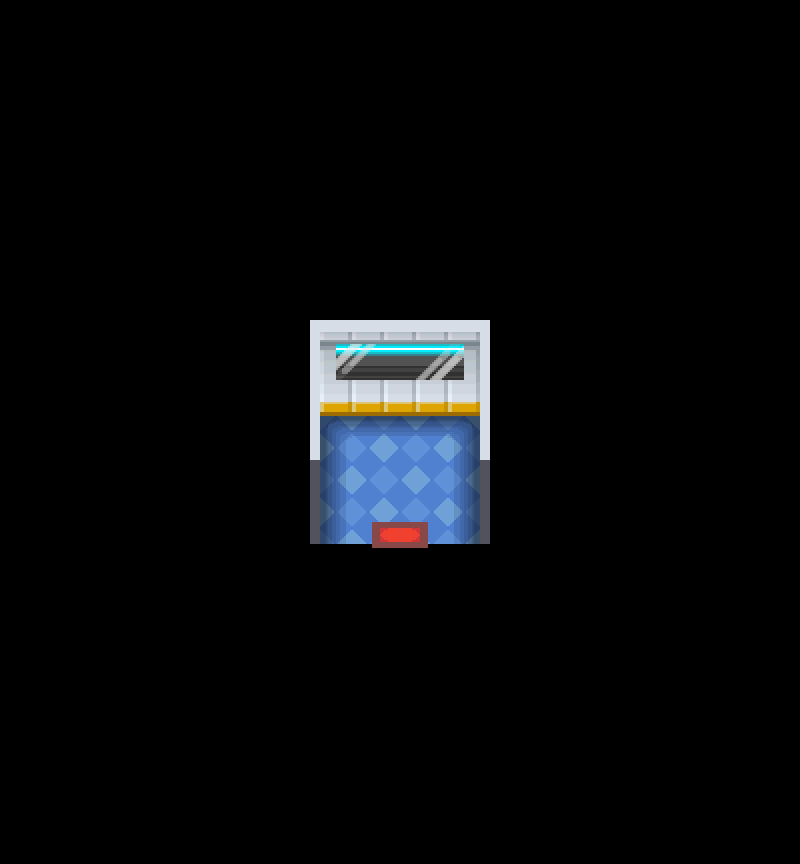

A level layout from a 2D game, rendered from its tile map. Below: a short description, then the map file with tile-grid data replaced by summaries:
An orthogonal 25x27 tile map with 32x32 px tiles, 17 tile layers (▬_Bld_input, Floor_A_1, Floor_B_1, Shadow_A_1, ...), 2 hidden layers not drawn, 2 tilesets.

<map version="1.10" tiledversion="1.12.2" orientation="orthogonal" renderorder="right-down" compressionlevel="0" width="25" height="27" tilewidth="32" tileheight="32" infinite="0" nextlayerid="212" nextobjectid="1">
 <tileset firstgid="1" source="../Tilesets/passages.tsx" />
 <tileset firstgid="145" source="../Tilesets/TECH-Elevator.tsx" />
 <layer id="71" name="▬_Bld_input" width="25" height="27">
  <data>[675 cells, 0 non-empty, 0 distinct tile ids]</data>
 </layer>
 <layer id="205" name="Floor_A_1" width="25" height="27">
  <data>[675 cells, 20 non-empty, 4 distinct tile ids]</data>
 </layer>
 <layer id="206" name="Floor_B_1" width="25" height="27">
  <data>[675 cells, 6 non-empty, 6 distinct tile ids]</data>
 </layer>
 <layer id="207" name="Shadow_A_1" width="25" height="27">
  <data>[675 cells, 11 non-empty, 5 distinct tile ids]</data>
 </layer>
 <layer id="208" name="Wall_A_1" width="25" height="27">
  <data>[675 cells, 15 non-empty, 3 distinct tile ids]</data>
 </layer>
 <layer id="210" name="Wall_B_1" width="25" height="27">
  <data>[675 cells, 0 non-empty, 0 distinct tile ids]</data>
 </layer>
 <layer id="43" name="Assets_A_1" width="25" height="27">
  <data>[675 cells, 10 non-empty, 10 distinct tile ids]</data>
 </layer>
 <layer id="44" name="Assets_B_1" width="25" height="27">
  <data>[675 cells, 0 non-empty, 0 distinct tile ids]</data>
 </layer>
 <layer id="175" name="Assets_C_1" width="25" height="27">
  <data>[675 cells, 0 non-empty, 0 distinct tile ids]</data>
 </layer>
 <layer id="211" name="Assets_D_1" width="25" height="27">
  <data>[675 cells, 0 non-empty, 0 distinct tile ids]</data>
 </layer>
 <group id="4" name="Z=0" />
 <layer id="45" name="Assets_A_2" width="25" height="27">
  <data>[675 cells, 0 non-empty, 0 distinct tile ids]</data>
 </layer>
 <layer id="62" name="Assets_B_2" width="25" height="27">
  <data>[675 cells, 0 non-empty, 0 distinct tile ids]</data>
 </layer>
 <group id="3" name="Z=1" />
 <layer id="63" name="Assets_A_3" width="25" height="27">
  <data>[675 cells, 0 non-empty, 0 distinct tile ids]</data>
 </layer>
 <layer id="64" name="Assets_B_3" width="25" height="27">
  <data>[675 cells, 0 non-empty, 0 distinct tile ids]</data>
 </layer>
 <group id="2" name="Z=2" />
 <layer id="199" name="Assets_4" width="25" height="27">
  <data>[675 cells, 0 non-empty, 0 distinct tile ids]</data>
 </layer>
 <group id="48" name="Z=3" />
 <layer id="61" name="Assets_5" width="25" height="27">
  <data>[675 cells, 0 non-empty, 0 distinct tile ids]</data>
 </layer>
 <layer id="209" name="Black_5" width="25" height="27">
  <data>[675 cells, 637 non-empty, 9 distinct tile ids]</data>
 </layer>
 <group id="49" name="Z=4" />
 <layer id="15" name="passages" width="25" height="27" visible="0" opacity="0.34">
  <data>[675 cells, 655 non-empty, 1 distinct tile ids]</data>
 </layer>
 <layer id="1" name="Borders" width="25" height="27" visible="0">
  <data>[675 cells, 0 non-empty, 0 distinct tile ids]</data>
 </layer>
</map>
